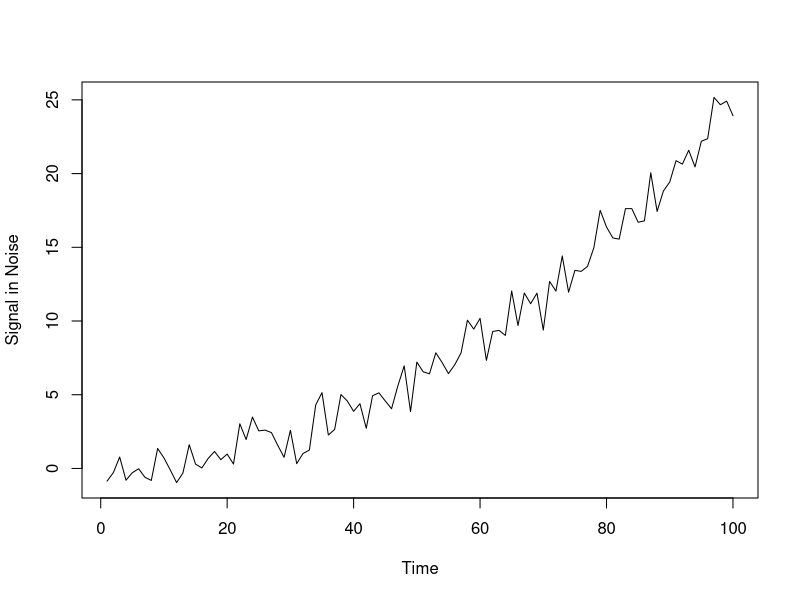

Source code (R):
x = rnorm(100, 0, 1)
white_noise = ts(x)
n = c(1:100)
signal = (n / 20) ^ 2
signal_in_noise = ts(signal + white_noise)
plot(signal_in_noise, ylab = 'Signal in Noise')